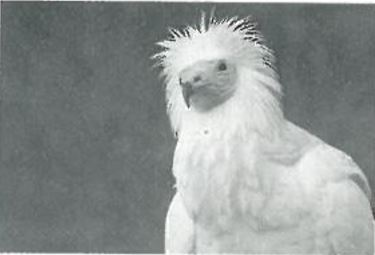
#> input picture picture5.jpg, 375 x 255 px
$ python saltpepper.py
#> lines starting #> are read from the running program, lines starting #| are printed output that depends on the picture; after the words box and inside, x2 and y2 are one past the last pixel; in counts of white or black regions, pixels touching at a corner belong together
import cv2 as cv
import numpy as np
import random

roi = cv.imread('picture5.jpg')
#> roi is the input picture: shape (255, 375, 3); mean B, G, R 144.8, 145.9, 140.8

saltpepper_img = roi.copy()

noise_amount = (roi.shape[0]*roi.shape[1])*0.1
#> noise_amount = 9562.5

for i in range(int(noise_amount)):
    row = random.randint(0,roi.shape[0]-1)
    col = random.randint(0,roi.shape[1]-1)
    value = random.choice([255,0])
    for j in range(3):
        saltpepper_img.itemset(row,col,j,value)
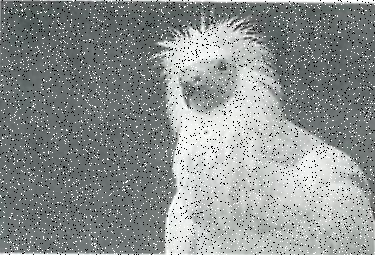
#> saltpepper_img: shape (255, 375, 3); 9.52% of pixels changed, all inside (x1, y1, x2, y2) = (0, 0, 375, 255)

cv.imwrite('./saltpepper.jpg',saltpepper_img)
cv.imshow('saltpepper',saltpepper_img)
cv.imshow('origin',roi)
cv.waitKey(0)
cv.destroyAllWindows()
